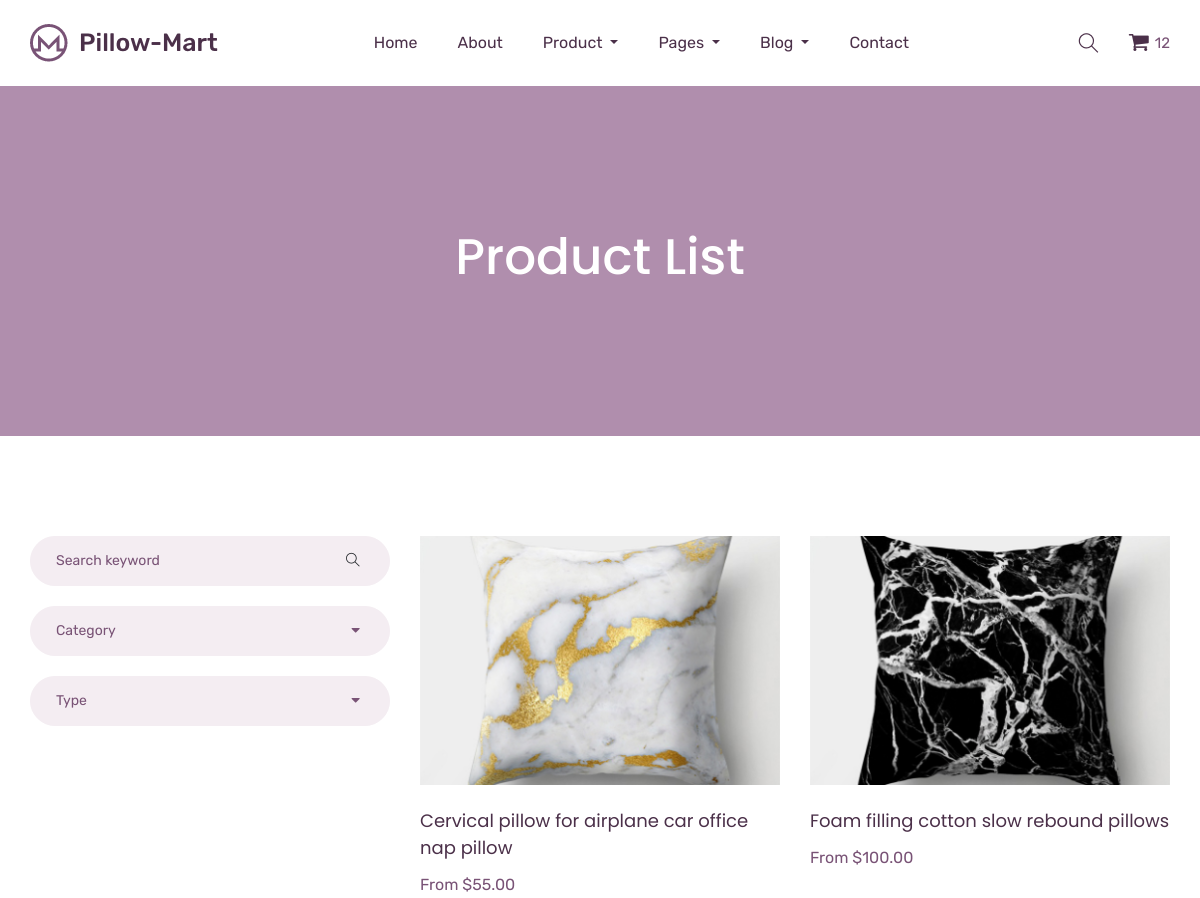
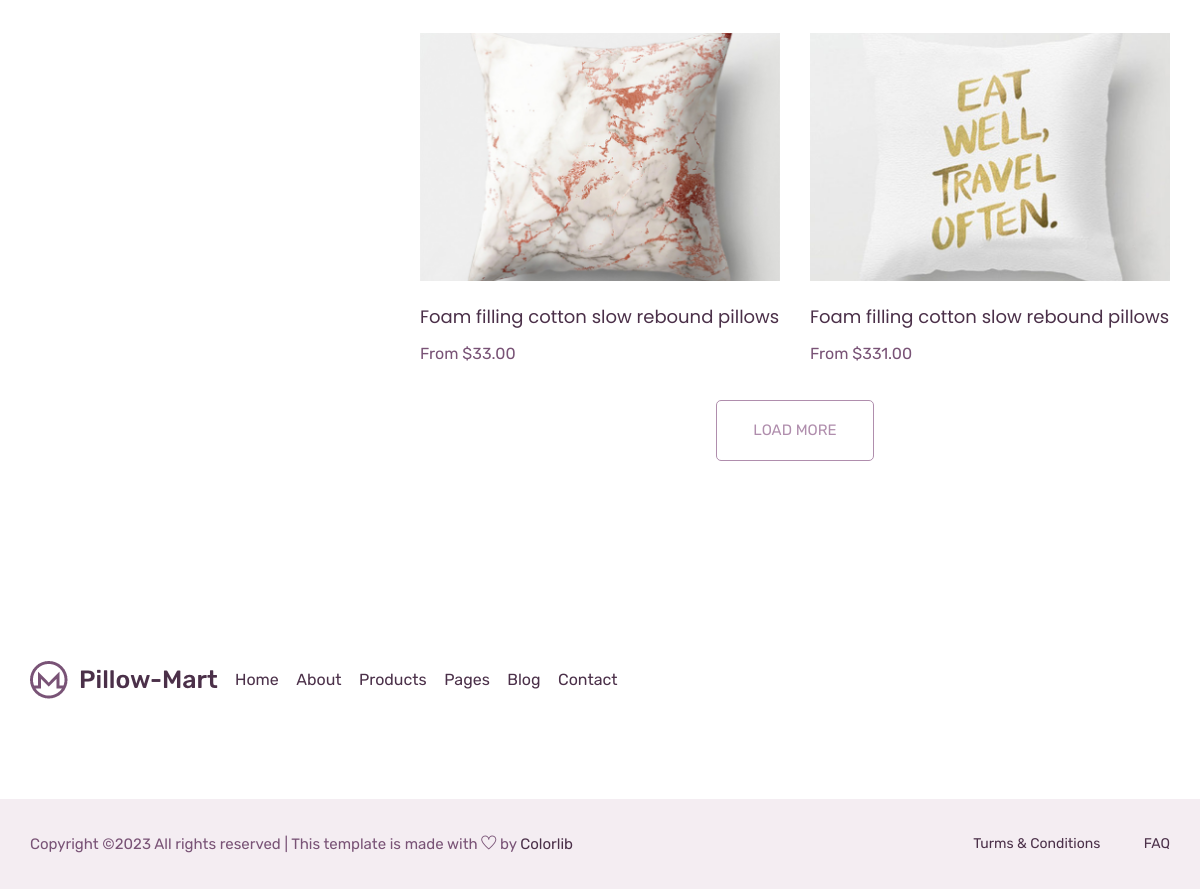
The page /mart/ (signed in) on the database its author committed (2 pictures, top to bottom).
### mart/models.py (models this page shows, shortened)
class Product(models.Model):
    name = models.CharField(max_length=200, null=True)
    text = RichTextField()
    price = models.DecimalField(max_digits=7, decimal_places=2)
    image = models.ImageField(null=False, blank=False)
    slug = models.SlugField(max_length=255, unique=True, db_index=True,
                            verbose_name='URL')
    def get_absolute_url(self):
        return reverse('product', kwargs={'product_slug': self.slug})

### mart/views.py (the view)
# urls.py: path('', include('mart.urls')),
def mart(request):
    data = cartData(request)
    items = data['items']
    order = data['order']
    cartItems = data['cartItems']
    products = Product.objects.all()
    context = {'products': products, 'order': order, 'items': items, 'cartItems': cartItems}
    return render(request, 'mart/mart_list.html', context)

### contact/templatetags/social_tags.py (called while the page is built)
@register.simple_tag()
def get_social_links():
    return Social.objects.all()

### mart/models.py (called while the page is built)
    @property
    def get_cart_items(self):
        orderitems = self.orderitem_set.all()
        total = sum([item.quantity for item in orderitems])
        return total

### mart/utils.py (called while the page is built)
def cartData(request):
    if request.user.is_authenticated:
        customer = request.user.customer
        order, created = Order.objects.get_or_create(customer=customer, complete=False)
        items = order.orderitem_set.all()
        cartItems = order.get_cart_items
    else:
        cookieData = cookieCart(request)
        items = cookieData['items']
        cartItems = cookieData['cartItems']
        order = cookieData['order']
    return {'cartItems': cartItems, 'items': items, 'order': order}

### templates/mart/mart_list.html (shortened to what this page needs)
{% extends 'base.html' %}
{% load static %}
{% block content %}
    <section class="breadcrumb_part">
        <div class="container">
            <div class="row">
                <div class="col-lg-12">
                    <div class="breadcrumb_iner">
                        <h2>product list</h2>
                    </div>
                </div>
            </div>
        </div>
    </section>
    <section class="product_list section_padding">
        <div class="container">
            <div class="row">
                <div class="col-md-4">
                    <div class="product_sidebar">
                        <div class="single_sedebar">
                            <form action="#">
                                <input type="text" name="#" placeholder="Search keyword">
                                <i class="ti-search"></i>
                            </form>
                        </div>
                        <div class="single_sedebar">
                            <div class="select_option">
                                <div class="select_option_list">Category <i class="right fas fa-caret-down"></i> </div>
                            </div>
                        </div>
                        <div class="single_sedebar">
                            <div class="select_option">
                                <div class="select_option_list">Type <i class="right fas fa-caret-down"></i> </div>
                            </div>
                        </div>
                    </div>
                </div>
                <div class="col-md-8">
                    <div class="product_list">
                        <div class="row">
                          {% for product in products %}
                            <div class="col-lg-6 col-sm-6">
                                <div class="single_product_item">
                                    <img src="{{ product.image.url }}" alt="#" class="img-fluid">
                                    <h3> <a href={{ product.get_absolute_url }}>{{ product.name }}</a> </h3>
                                    <p>From ${{ product.price }}</p>
                                </div>
                            </div>
                          {% endfor %}
                        </div>
                        <div class="load_more_btn text-center">
                            <a href="#" class="btn_3">Load More</a>
                        </div>
                    </div>
                </div>
            </div>
        </div>
    </section>
{% endblock content %}

### static/css/all.css (style rules this page uses)
.fa, .fas, .far, .fal, .fab { -moz-osx-font-smoothing: grayscale; -webkit-font-smoothing: antialiased; display: inline-block; font-style: normal; font-variant: normal; text-rendering: auto; line-height: 1; }
.fa-caret-down:before { content: "\f0d7"; }
.fa, .fas { font-family: 'Font Awesome 5 Free'; font-weight: 900; }

### rows shown on the page
Product: image (picture), name "Cervical pillow for airplane car office nap pillow", price "55.00"
Product: image (picture), name "Foam filling cotton slow rebound pillows", price "100.00"
Product: image (picture), name "Foam filling cotton slow rebound pillows", price "33.00"
Product: image (picture), name "Foam filling cotton slow rebound pillows", price "331.00"

### other values the page prints
{{ cartItems }} "12"
